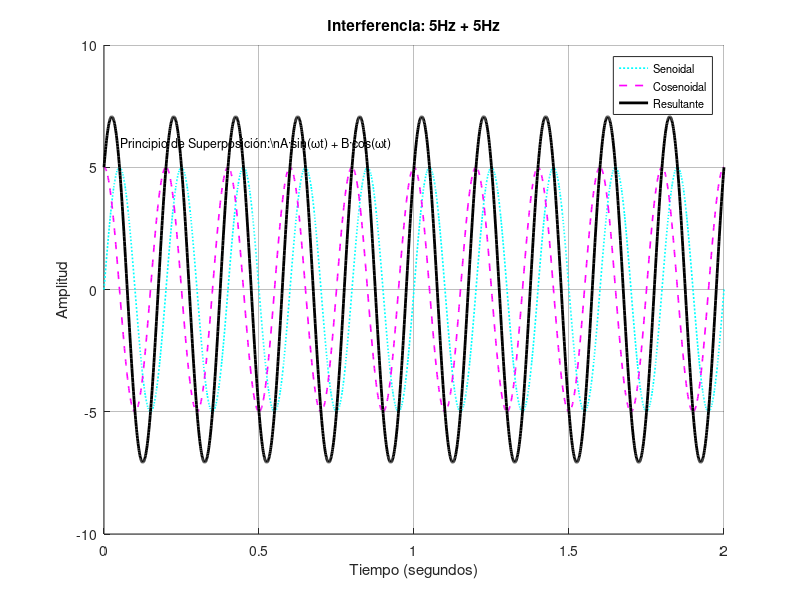

This figure's MATLAB source:
clear all; close all; clc;  % Limpia entorno de trabajo

% Entrada de parámetros por usuario
f1 = input('Frecuencia de la primera onda (Hz): ');
A1 = input('Amplitud de la primera onda: ');
f2 = input('Frecuencia de la segunda onda (Hz): ');
A2 = input('Amplitud de la segunda onda: ');

% Configurar dominio temporal
t = linspace(0, 2, 2000);  % Vector tiempo de 0 a 2 segundos

% Calcular componentes de onda
onda1 = A1 * sin(2*pi*f1*t);
onda2 = A2 * cos(2*pi*f2*t);  % Usamos coseno para variedad
resultante = onda1 + onda2;    % Superposición lineal

% Visualización de resultados
figure('Color','white','Name','Simulador de Ondas');
plot(t, onda1, 'c:', 'LineWidth', 1.2);  % Componente senoidal
hold on;
plot(t, onda2, 'm--', 'LineWidth', 1.2); % Componente cosenoidal
plot(t, resultante, 'k-', 'LineWidth', 2); % Señal resultante
grid on; box off;

% Personalización del gráfico
title(['Interferencia: ' num2str(f1) 'Hz + ' num2str(f2) 'Hz']);
xlabel('Tiempo (segundos)'); 
ylabel('Amplitud');
legend({'Senoidal','Cosenoidal','Resultante'}, 'FontSize', 8);
set(gca, 'GridAlpha', 0.3);  % Hacer la cuadrícula más sutil

% Anotación educativa
annotation('textbox', [0.15, 0.75, 0.2, 0.1], 'String', ...
    ['Principio de Superposición:\nA·sin(ωt) + B·cos(ωt)'], ...
    'EdgeColor','none','FontSize',9,'BackgroundColor','none');